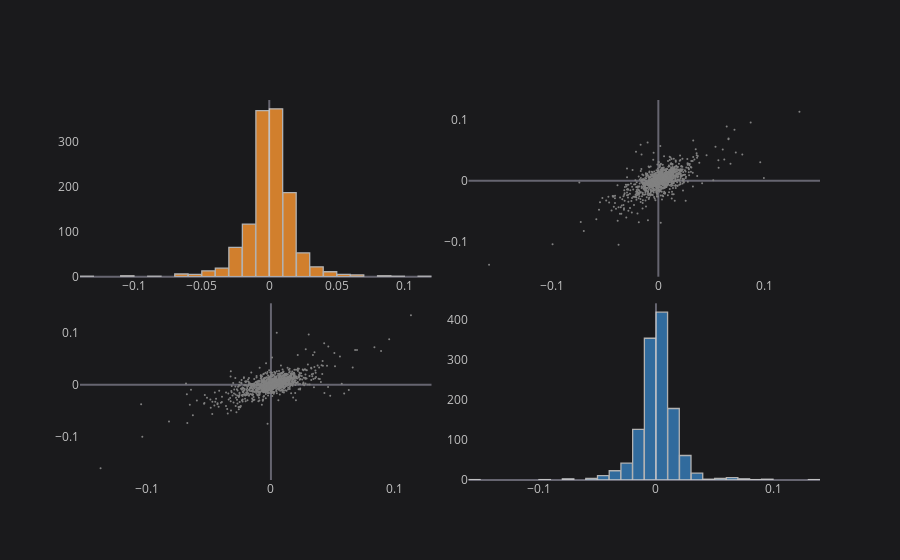

The cell this chart's notebook holds for it:
### Code cell
fig = returns[['AAPL', 'MSFT']].scatter_matrix(asFigure=True, bins=35)
cf.iplot(fig)

### Figure 1 — Plotly figure (JSON) as saved in the notebook; plotly's stock layout.template omitted (floating-point values rounded to 4 significant figures; data arrays with more than 128 entries replaced by an {"elided": "..."} marker saying what was removed)
{"data": [{"histfunc": "count", "histnorm": "", "marker": {"color": "rgba(255, 153, 51, 1.0)", "line": {"color": "#D9D9D9", "width": 1.3}}, "name": "AAPL", "nbinsx": 35, "opacity": 0.8, "orientation": "v", "type": "histogram", "x": {"elided": "1260 float values"}, "xaxis": "x", "yaxis": "y"}, {"line": {"color": "rgba(128, 128, 128, 1.0)", "dash": "solid", "shape": "linear", "width": 1.3}, "marker": {"size": 2, "symbol": "circle"}, "mode": "markers", "name": "AAPL", "text": "", "type": "scatter", "x": {"elided": "1260 float values"}, "xaxis": "x2", "y": {"elided": "1260 mixed values"}, "yaxis": "y2"}, {"line": {"color": "rgba(128, 128, 128, 1.0)", "dash": "solid", "shape": "linear", "width": 1.3}, "marker": {"size": 2, "symbol": "circle"}, "mode": "markers", "name": "MSFT", "text": "", "type": "scatter", "x": {"elided": "1260 float values"}, "xaxis": "x3", "y": {"elided": "1260 mixed values"}, "yaxis": "y3"}, {"histfunc": "count", "histnorm": "", "marker": {"color": "rgba(55, 128, 191, 1.0)", "line": {"color": "#D9D9D9", "width": 1.3}}, "name": "MSFT", "nbinsx": 35, "opacity": 0.8, "orientation": "v", "type": "histogram", "x": {"elided": "1260 float values"}, "xaxis": "x4", "yaxis": "y4"}], "layout": {"autosize": true, "bargap": 0.02, "legend": {"bgcolor": "#1A1A1C", "font": {"color": "#D9D9D9"}}, "paper_bgcolor": "#1A1A1C", "plot_bgcolor": "#1A1A1C", "showlegend": false, "title": {"font": {"color": "#D9D9D9"}}, "xaxis": {"anchor": "y", "autorange": true, "domain": [0, 0.475], "gridcolor": "#434343", "range": [-0.14, 0.12], "showgrid": false, "tickfont": {"color": "#C2C2C2"}, "title": {"font": {"color": "#D9D9D9"}, "text": ""}, "type": "linear", "zerolinecolor": "#666570"}, "xaxis2": {"anchor": "y2", "autorange": true, "domain": [0.525, 1], "gridcolor": "#434343", "range": [-0.179, 0.1525], "showgrid": false, "tickfont": {"color": "#C2C2C2"}, "title": {"font": {"color": "#D9D9D9"}, "text": ""}, "type": "linear", "zerolinecolor": "#666570"}, "xaxis3": {"anchor": "y3", "autorange": true, "domain": [0, 0.475], "gridcolor": "#434343", "range": [-0.1545, 0.1299], "showgrid": false, "tickfont": {"color": "#C2C2C2"}, "title": {"font": {"color": "#D9D9D9"}, "text": ""}, "type": "linear", "zerolinecolor": "#666570"}, "xaxis4": {"anchor": "y4", "autorange": true, "domain": [0.525, 1], "gridcolor": "#434343", "range": [-0.16, 0.14], "showgrid": false, "tickfont": {"color": "#C2C2C2"}, "title": {"font": {"color": "#D9D9D9"}, "text": ""}, "type": "linear", "zerolinecolor": "#666570"}, "yaxis": {"anchor": "x", "autorange": true, "domain": [0.535, 1.0], "gridcolor": "#434343", "range": [0, 392.6], "showgrid": false, "tickfont": {"color": "#C2C2C2"}, "title": {"font": {"color": "#D9D9D9"}, "text": ""}, "zerolinecolor": "#666570"}, "yaxis2": {"anchor": "x2", "autorange": true, "domain": [0.535, 1.0], "gridcolor": "#434343", "range": [-0.1595, 0.1349], "showgrid": false, "tickfont": {"color": "#C2C2C2"}, "title": {"font": {"color": "#D9D9D9"}, "text": ""}, "type": "linear", "zerolinecolor": "#666570"}, "yaxis3": {"anchor": "x3", "autorange": true, "domain": [0, 0.465], "gridcolor": "#434343", "range": [-0.1848, 0.1583], "showgrid": false, "tickfont": {"color": "#C2C2C2"}, "title": {"font": {"color": "#D9D9D9"}, "text": ""}, "type": "linear", "zerolinecolor": "#666570"}, "yaxis4": {"anchor": "x4", "autorange": true, "domain": [0, 0.465], "gridcolor": "#434343", "range": [0, 440], "showgrid": false, "tickfont": {"color": "#C2C2C2"}, "title": {"font": {"color": "#D9D9D9"}, "text": ""}, "zerolinecolor": "#666570"}}}
